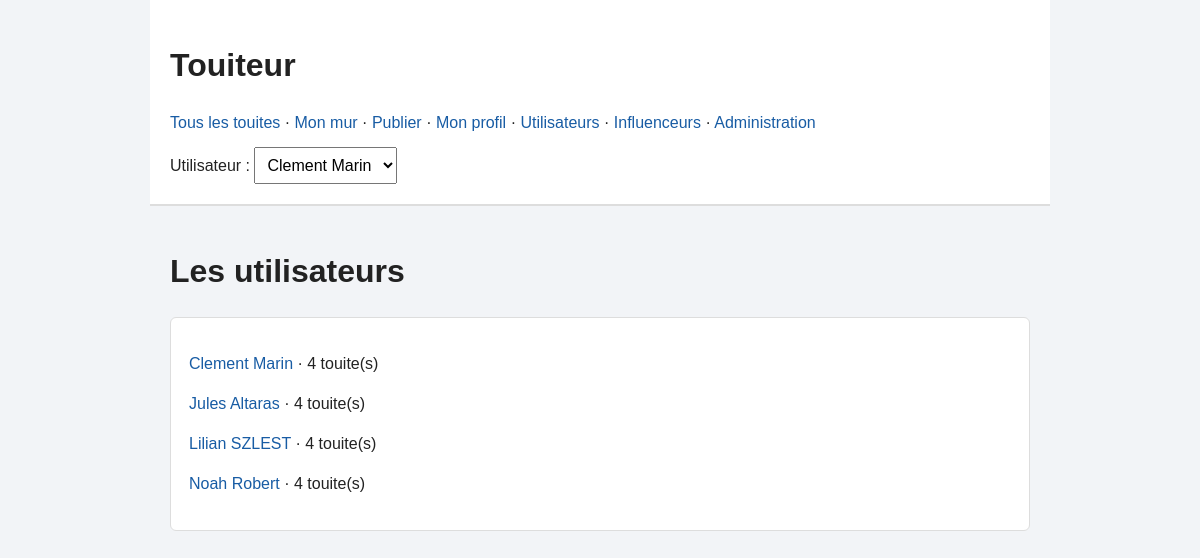
The page /?action=users on the database as committed earlier.
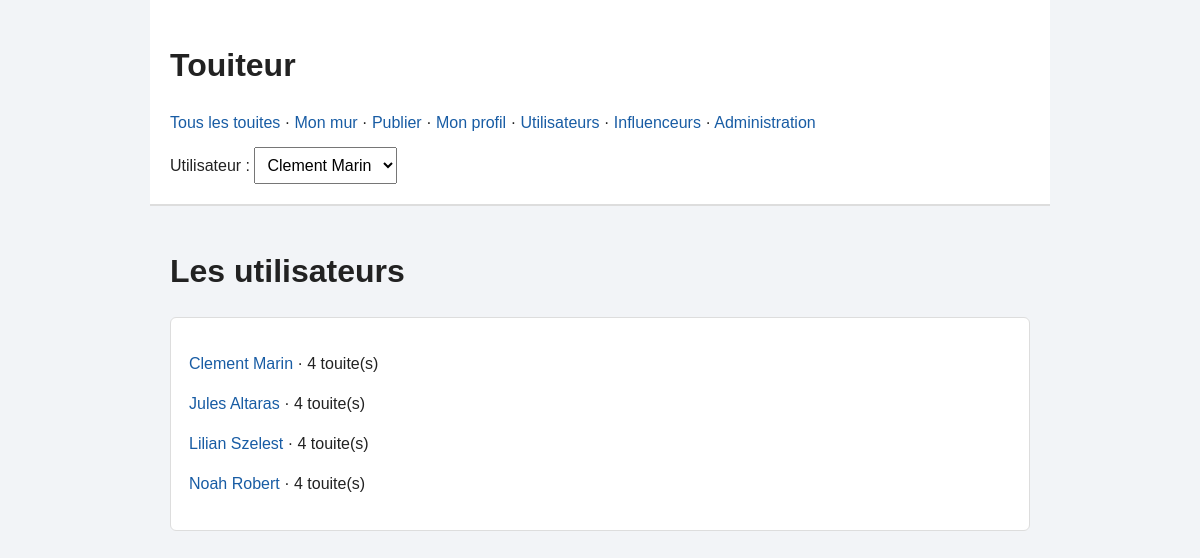
The same page on the database as committed later.
### tables this page shows
CREATE TABLE UTILISATEUR (
    id_utilisateur INT,
    nom VARCHAR(50),
    prenom VARCHAR(50),
    email VARCHAR(100),
    nb_touites INT DEFAULT 0,

    CONSTRAINT pk_utilisateur PRIMARY KEY (id_utilisateur),
    CONSTRAINT uq_utilisateur_email UNIQUE (email)
);

### src/index.php (called while the page is built, shortened)
<?php
$dispatcher = new Dispatcher();
$dispatcher->run();

### src/classes/config/Connexion.php (called while the page is built, shortened)
<?php
class Connexion
{
    private static ?\PDO $pdo = null;
    public static function obtenir(): ?\PDO
    {
        if (self::$pdo !== null) {
            return self::$pdo;
        }
        $config = parse_ini_file(__DIR__ . '/touiteur.ini');
        $dsn = 'mysql:host=' . $config['host'] . ';port=' . $config['port'];
        $dsn .= ';dbname=' . $config['database'] . ';charset=utf8mb4';
        try {
            $pdo = new \PDO($dsn, $config['username'], $config['password']);
            $pdo->setAttribute(\PDO::ATTR_ERRMODE, \PDO::ERRMODE_EXCEPTION);
            $pdo->setAttribute(\PDO::ATTR_DEFAULT_FETCH_MODE, \PDO::FETCH_ASSOC);
            foreach (['TAG', 'IMAGE', 'SUIVRE', 'ABONNEMENT_TAG', 'TOUITE_TAG'] as $table) {
                $pdo->query('SELECT * FROM ' . $table . ' LIMIT 1');
            }
            $pdo->query('SELECT * FROM TOUITE LIMIT 1');
            $pdo->exec("SET time_zone = '" . date('P') . "'");
            self::$pdo = $pdo;
            return $pdo;
        } catch (\PDOException $e) {
            die('Erreur BDD : ' . htmlspecialchars($e->getMessage()));
        }
    }
}

### src/classes/repository/Repository.php (called while the page is built, shortened)
<?php
class Repository
{
    public function __construct()
    {
        $this->pdo = Connexion::obtenir();
    }
}

### src/classes/repository/UtilisateurRepository.php (called while the page is built, shortened)
<?php
class UtilisateurRepository extends Repository
{
    public function tous(): array
    {
        $sql = 'SELECT id_utilisateur FROM UTILISATEUR ORDER BY prenom, nom';
        $requete = $this->pdo->prepare($sql);
        $requete->execute();
        $lignes = $requete->fetchAll();
        $resultat = [];
        foreach ($lignes as $ligne) {
            $resultat[] = $this->trouver($ligne['id_utilisateur']);
        }
        return $resultat;
    }
    public function trouver(int $id): Utilisateur
    {
        $sql = 'SELECT * FROM UTILISATEUR WHERE id_utilisateur = ?';
        $requete = $this->pdo->prepare($sql);
        $requete->execute([$id]);
        $ligne = $requete->fetch();
        return new Utilisateur(
            $id,
            (string) $ligne['nom'],
            (string) $ligne['prenom'],
            (string) $ligne['email'],
            (int) $ligne['nb_touites']
        );
    }
}

### src/classes/classes principales/Utilisateur.php (called while the page is built, shortened)
<?php
class Utilisateur
{
    public string $nom;
    public string $prenom;
    public function __construct(int $id, string $nom, string $prenom, string $email, int $nbTouites)
    {
        $this->id = $id;
        $this->nom = $nom;
        $this->prenom = $prenom;
        $this->nbTouites = $nbTouites;
    }
    public function nomComplet(): string
    {
        return $this->prenom . " " . $this->nom;
    }
}

### src/classes/action/ListerUtilisateursAction.php (the view, shortened to what this page needs)
<?php
class ListerUtilisateursAction extends Action {
    public function execute(): string {
        $repo         = new UtilisateurRepository();
        $utilisateurs = $repo->tous();
        $html         = '<h1>Les utilisateurs</h1>
            <section class="card">';
        foreach ($utilisateurs as $u) {
            $html .= '<p>
                <a href="?action=author&id=' . $u->id . '">' . htmlspecialchars($u->nomComplet()) . '</a>';
                $html .= ' · ' . $u->nbTouites . ' touite(s)
                    </p>';
            }
            return $html . '
                </section>';
        }
    }

Rows that differ between the two databases and show on the page:
changed utilisateur: $u->nomComplet() "Lilian SZLEST" → "Lilian Szelest"
